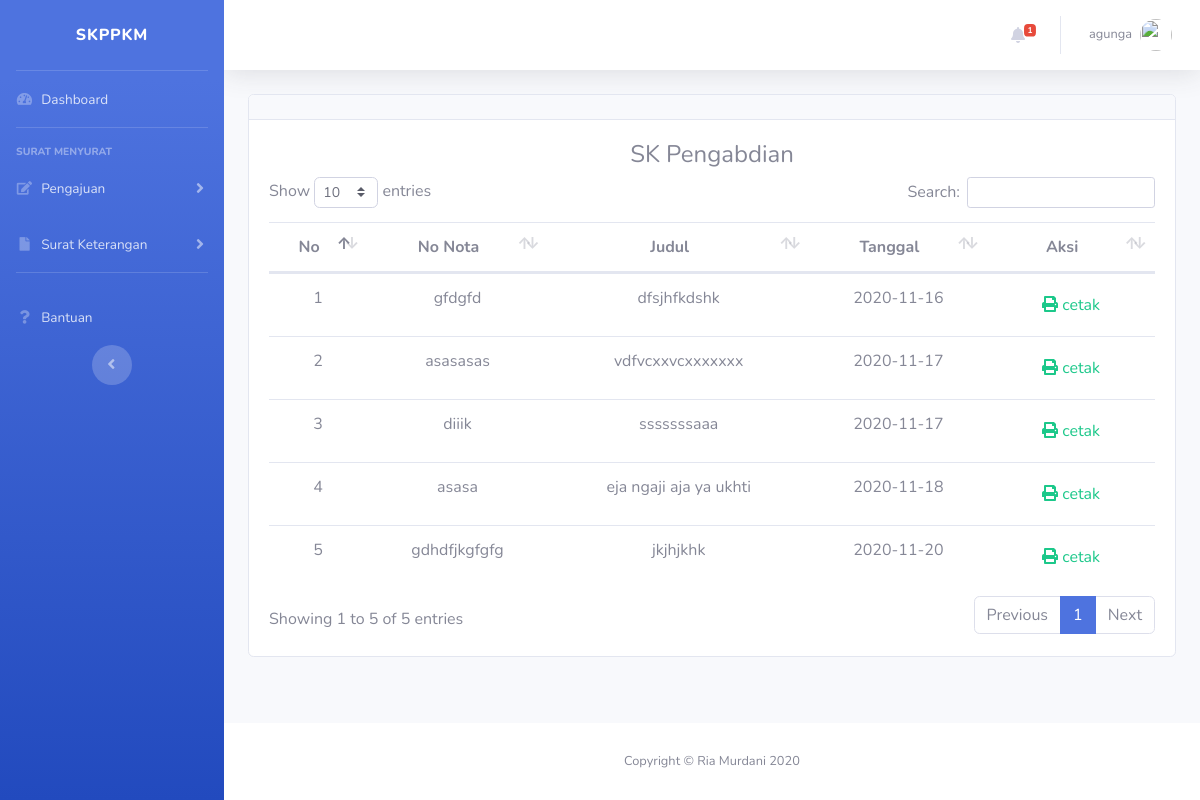
Page /user/skpengabdian.php (signed in) on the committed database.
### tables this page shows
CREATE TABLE `skpengabdian` (
  `no` int(11) NOT NULL,
  `no_surat` varchar(50) NOT NULL,
  `nidn` varchar(25) NOT NULL,
  `judul` text NOT NULL,
  `pangkat` varchar(20) NOT NULL,
  `golongan` varchar(10) NOT NULL,
  `tanggal` date NOT NULL,
  `hari` varchar(20) NOT NULL,
  `bulan` varchar(15) NOT NULL,
  `tahun` varchar(5) NOT NULL,
  `tempat` text NOT NULL
);

### user/skpengabdian.php (the view, shortened to what this page needs)
<!DOCTYPE html>
<html lang="en">
<head>
  <?php include('partial/head.php'); ?>
</head>
<body id="page-top">
  <div id="wrapper">
     <?php include('partial/sidebar.php'); ?>
    <div id="content-wrapper" class="d-flex flex-column">
      <div id="content">
        <?php include('partial/topbar.php'); ?>
          <div class="container-fluid">
        <div class="card mb-3">
          <div class="card-header">
          </div>
          <div class="card-body">
            <center>
            <h4>SK Pengabdian</h4>
            </center>
            <div class="table-responsive">
               <table  class="table table-hover" id="dataTable" width="100%" cellspacing="0">
                <thead align="center">
                  <tr>
                    <th>No</th>
                    <th>No Nota</th>
                    <th>Judul</th>
                    <th>Tanggal</th>
                    <th>Aksi</th>
                  </tr>
                </thead>
                <tbody align="center">
                  <?php
                  include "koneksi.php";
                  $no=1;
                  $datad = mysqli_query($koneksi,"select * from skpengabdian");
                  while($data = mysqli_fetch_array($datad)){
                  ?>
                  <tr>
                    <td><?php echo $no;?></td>
                    <td><?php echo $data['no_surat'];?></td>
                    <td><?php echo $data['judul'];?></td>
                    <td><?php echo $data['tanggal'];?></td>
                    <td>
                    <a href="cetakskpengabdian.php?no=<?php echo $data['no']; ?>" class="btn btn-small text-success" target="_blank"><i class="fas fa-print"></i> cetak</a>
                    </td>
                  </tr>
                  <?php $no++; } ?>
                </tbody>
              </table>
            </div>
          </div>
        </div>
        </div>
      </div>
         <?php include('partial/footer.php'); ?>
      </div>
    </div>
</body>
</html>

### rows in the picture
skpengabdian: no_surat "gfdgfd", judul "dfsjhfkdshk", tanggal "2020-11-16"
skpengabdian: no_surat "asasasas", judul "vdfvcxxvcxxxxxxx", tanggal "2020-11-17"
skpengabdian: no_surat "diiik", judul "sssssssaaa", tanggal "2020-11-17"
skpengabdian: no_surat "asasa", judul "eja ngaji aja ya ukhti", tanggal "2020-11-18"
skpengabdian: no_surat "gdhdfjkgfgfg", judul "jkjhjkhk", tanggal "2020-11-20"

### other values in the picture
$jumlah "1"
$_SESSION['nama'] "agunga"
